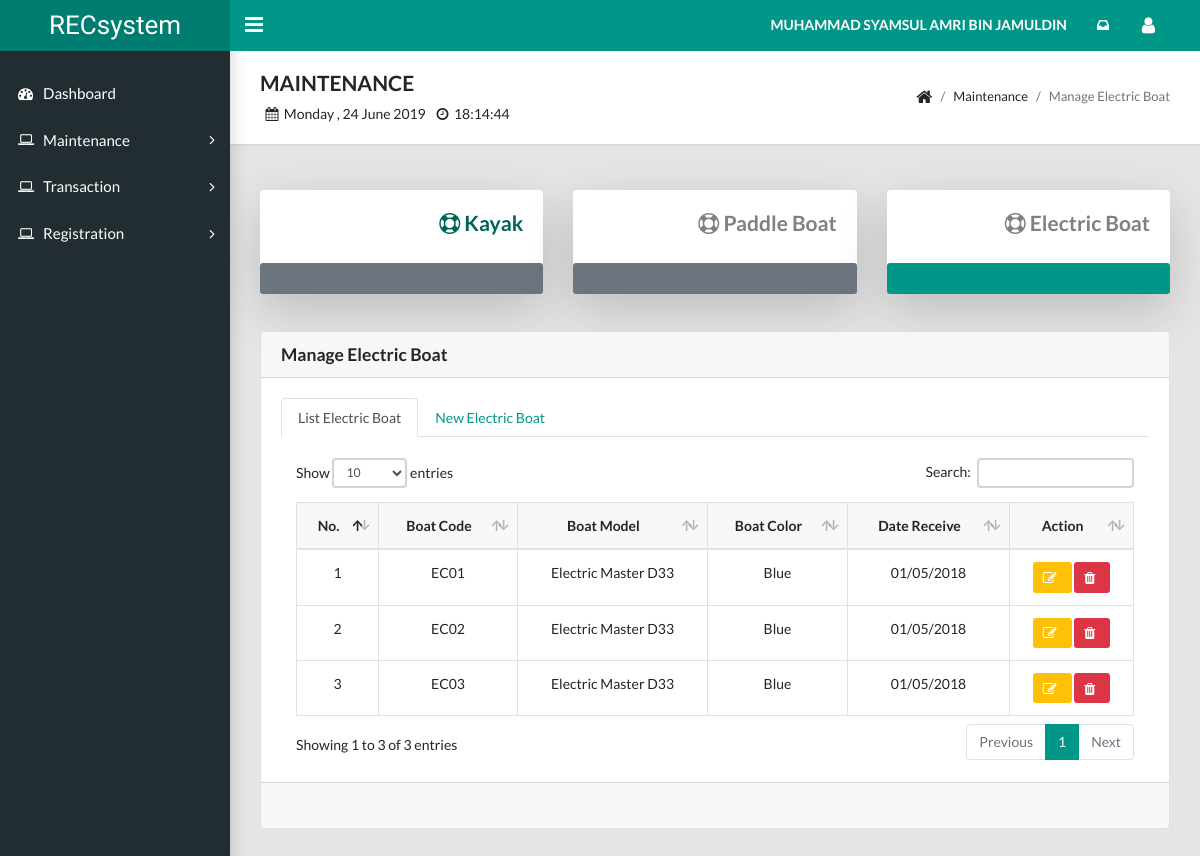
/staff/garage_electric_view_panel.php (signed in), run on the app's committed database.
### tables this page shows
CREATE TABLE `user_staff` (
  `staff_id` int(11) NOT NULL,
  `staff_full` varchar(255) NOT NULL,
  `staff_email` varchar(255) NOT NULL,
  `staff_password` varchar(255) NOT NULL,
  `staff_phone` varchar(255) NOT NULL,
  `staff_address` varchar(255) NOT NULL,
  `staff_register` datetime NOT NULL,
  `staff_status` int(11) NOT NULL,
  `manager_id` int(11) NOT NULL
);

CREATE TABLE `facility_new` (
  `new_id` int(11) NOT NULL,
  `new_code` varchar(255) NOT NULL,
  `new_model` varchar(255) NOT NULL,
  `new_color` varchar(255) NOT NULL,
  `new_receive` datetime NOT NULL,
  `new_price` double NOT NULL,
  `new_damage` int(11) NOT NULL,
  `fac_id` int(11) NOT NULL
);

### staff/identification.php (shortened to what this page needs)
<?php
function staff(){
include "dbconnection.php";
  	$id = $_SESSION['staff_id'];
    $stmt = $conn->prepare("SELECT * FROM `user_staff` WHERE staff_id=?");
    $stmt->bind_param("s", $id);
    $stmt->execute();
    $result = $stmt->get_result();
    $row = $result->fetch_assoc();
      $staff_full = $row ['staff_full'];
      echo strtoupper($staff_full);
}
 ?>

### staff/garage_electric_view_list.php (shortened to what this page needs)
<?php include "dbconnection.php"; ?>
<table class="table table-hover table-bordered" id="data-table">
  <thead bgcolor=#f8f8f8>
    <tr align="center">
      <th>No.</th>
      <th>Boat Code</th>
      <th>Boat Model</th>
      <th>Boat Color</th>
      <th>Date Receive</th>
      <th>Action</th>
    </tr>
  </thead>
  <tbody>
    <?php
      $fac_id = 2;
      $v = 0;
      $stmt = $conn->prepare("SELECT * FROM `facility_new` WHERE fac_id=?");
      $stmt->bind_param("s", $fac_id);
      $stmt->execute();
      $result = $stmt->get_result();
      while($row = $result->fetch_assoc())
      {
        $new_id = $row['new_id'];
        $new_code = $row['new_code'];
        $new_model = $row['new_model'];
        $new_color = $row['new_color'];
        $new_receive = date_format(date_create($row['new_receive']), 'd/m/Y');
        $v++;
      ?>
      <tr align="center">
        <td><?php echo $v; ?></td>
        <td><?php echo $new_code; ?></td>
        <td><?php echo $new_model; ?></td>
        <td><?php echo $new_color; ?></td>
        <td><?php echo $new_receive; ?></td>
        <td>
          <a href="#edit<?php echo $new_id; ?>" data-toggle="modal" class="btn btn-warning btn-sm" style="color:white"><i class='fa fa-edit'></i></a>
          <a href="garage_electric_view_delete.php?new_id=<?php echo $new_id; ?>" onclick="return confirm('Are you sure?');"><button type="submit" class="btn btn-danger btn-sm"><i class="fa fa-trash"></i></button></a>
        </td>
      </tr>
    <?php } ?>
  </tbody>
</table>

### data on the page
user_staff: staff_full "MUHAMMAD SYAMSUL AMRI BIN JAMULDIN"
facility_new: new_code "EC01", new_model "Electric Master D33", new_color "Blue", new_receive "01/05/2018"
facility_new: new_code "EC02", new_model "Electric Master D33", new_color "Blue", new_receive "01/05/2018"
facility_new: new_code "EC03", new_model "Electric Master D33", new_color "Blue", new_receive "01/05/2018"
